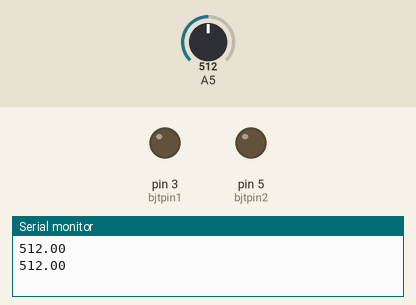
Recording of a sketch running on a simulated Arduino Uno, built with avr-gcc and run on an emulated ATmega328P. Shown: output pins drawn as LEDs (lit = HIGH), the last lines printed to the serial monitor. The inputs (shaded band) are chosen by the test bench; at power-on: A5 = 512.

Above: at 1.3 s.
1.4 s: A5 set to 190
At 2.4 s:
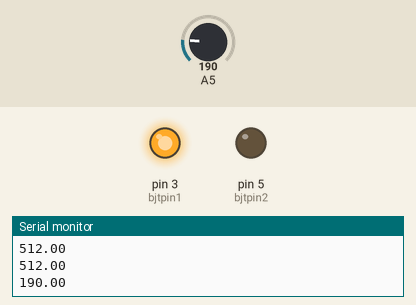
3.0 s: A5 set to 111
4.5 s: A5 set to 94
At 5.7 s:
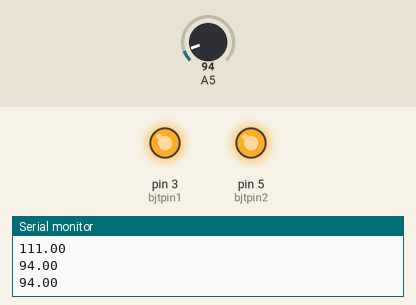
6.0 s: A5 set to 110
At 7.2 s:
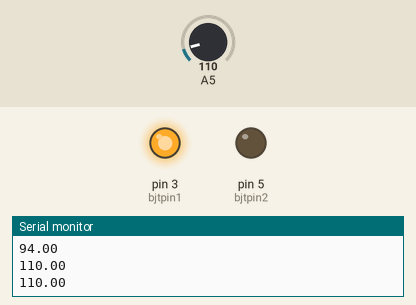
7.5 s: A5 set to 90
At 8.4 s:
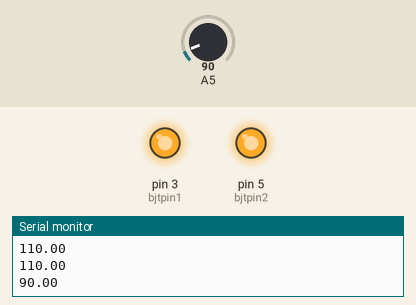
Timing chart, 0 to 10.0 s (numbered marks = the images above; inputs shaded):
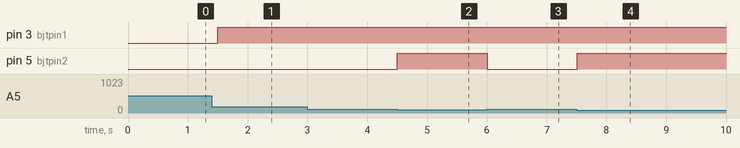

The sketch:

Code.ino
```cpp
#define bjtpin1 3
#define bjtpin2 5

float ldrvalue;
void setup()
{
  pinMode(bjtpin1,OUTPUT);
  pinMode(bjtpin2,OUTPUT);
  pinMode(A5,INPUT);
  Serial.begin(9600);
}
void loop()
{
  ldrvalue = analogRead(A5);
  if (ldrvalue>200)
  {
    digitalWrite(bjtpin1, LOW);
    digitalWrite(bjtpin2, LOW);
  }
  else if (ldrvalue >100 && ldrvalue<200)
  {
    digitalWrite(bjtpin1, HIGH);
    digitalWrite(bjtpin2, LOW);
  }
  else
  {
    digitalWrite(bjtpin1, HIGH);
    digitalWrite(bjtpin2, HIGH);
  }
  delay(500);
  Serial.println(ldrvalue);
}
```

Measured:
- the behaviour switches between 101 and 100 on A5 (found by bisection; images 1 and 2)
- after the input at 1.4 s, pin 3 (bjtpin1): LOW → HIGH after 0.10 s
- after the input at 4.5 s, pin 5 (bjtpin2): LOW → HIGH at once
- after the input at 6.0 s, pin 5 (bjtpin2): HIGH → LOW at once
- after the input at 7.5 s, pin 5 (bjtpin2): LOW → HIGH at once
